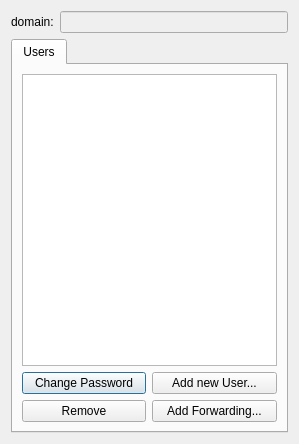
<?xml version="1.0" encoding="UTF-8"?>
<ui version="4.0">
 <class>Dialog_Users</class>
 <widget class="QDialog" name="Dialog_Users">
  <property name="geometry">
   <rect>
    <x>0</x>
    <y>0</y>
    <width>299</width>
    <height>444</height>
   </rect>
  </property>
  <property name="windowTitle">
   <string>Domain Administration</string>
  </property>
  <property name="windowIcon">
   <iconset resource="resources.qrc">
    <normaloff>:/icons/mail.svg</normaloff>:/icons/mail.svg</iconset>
  </property>
  <layout class="QGridLayout" name="gridLayout">
   <item row="0" column="0">
    <widget class="QLabel" name="label">
     <property name="text">
      <string>domain:</string>
     </property>
    </widget>
   </item>
   <item row="0" column="1">
    <widget class="QLineEdit" name="lineEdit_domain">
     <property name="enabled">
      <bool>false</bool>
     </property>
    </widget>
   </item>
   <item row="1" column="0" colspan="2">
    <widget class="QTabWidget" name="tabWidget">
     <widget class="QWidget" name="tab">
      <attribute name="title">
       <string>Users</string>
      </attribute>
      <layout class="QGridLayout" name="gridLayout_2">
       <item row="0" column="0" colspan="2">
        <widget class="QTreeWidget" name="treeWidget_users">
         <attribute name="headerVisible">
          <bool>false</bool>
         </attribute>
         <column>
          <property name="text">
           <string>1</string>
          </property>
         </column>
        </widget>
       </item>
       <item row="1" column="0">
        <widget class="QPushButton" name="pushButton_changePassword">
         <property name="text">
          <string>Change Password</string>
         </property>
        </widget>
       </item>
       <item row="1" column="1">
        <widget class="QPushButton" name="pushButton_addNewUser">
         <property name="text">
          <string>Add new User...</string>
         </property>
        </widget>
       </item>
       <item row="2" column="0">
        <widget class="QPushButton" name="pushButton_remove">
         <property name="text">
          <string>Remove</string>
         </property>
        </widget>
       </item>
       <item row="2" column="1">
        <widget class="QPushButton" name="pushButton_addForwarding">
         <property name="text">
          <string>Add Forwarding...</string>
         </property>
        </widget>
       </item>
      </layout>
     </widget>
    </widget>
   </item>
  </layout>
 </widget>
 <resources>
  <include location="resources.qrc"/>
 </resources>
 <connections/>
</ui>
